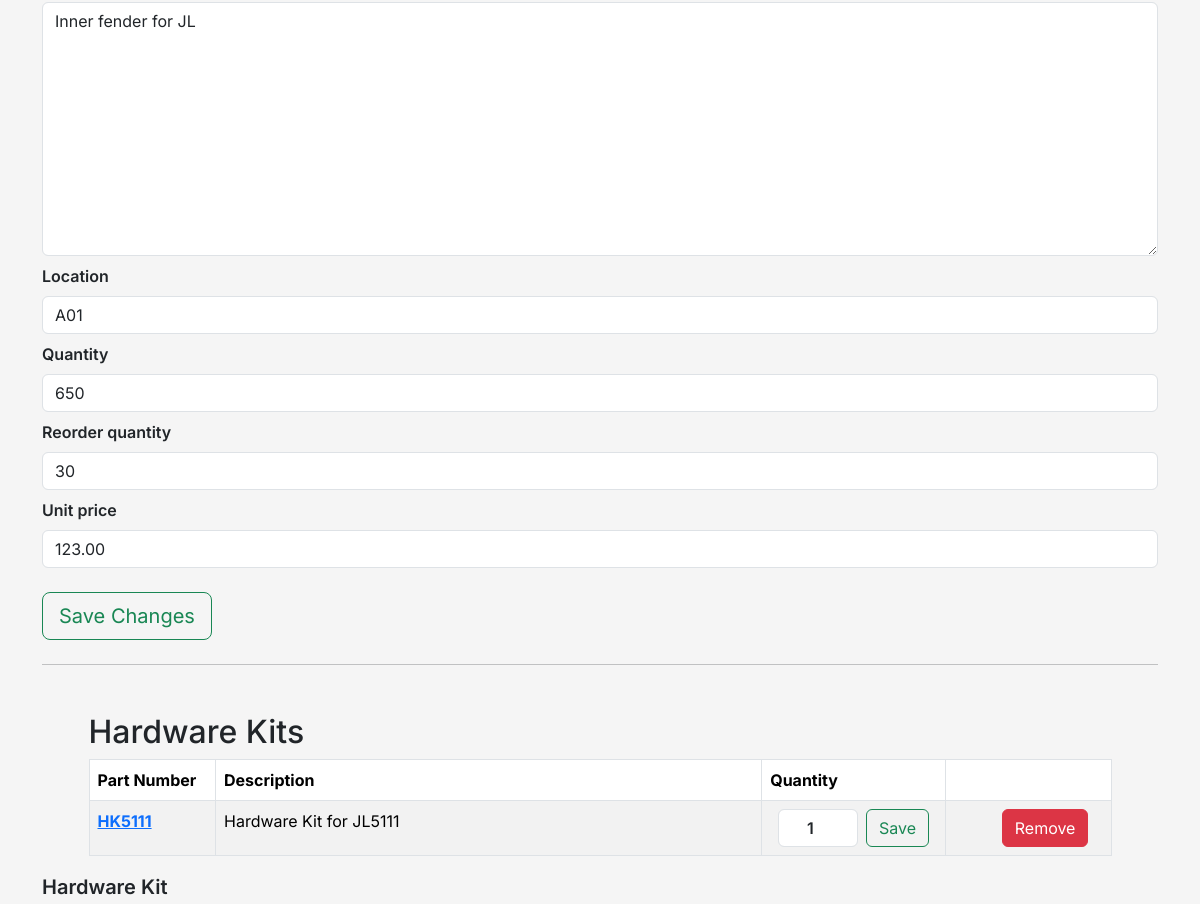
Before: /partsdb/kit/3 (signed in, middle part) with the older database file.
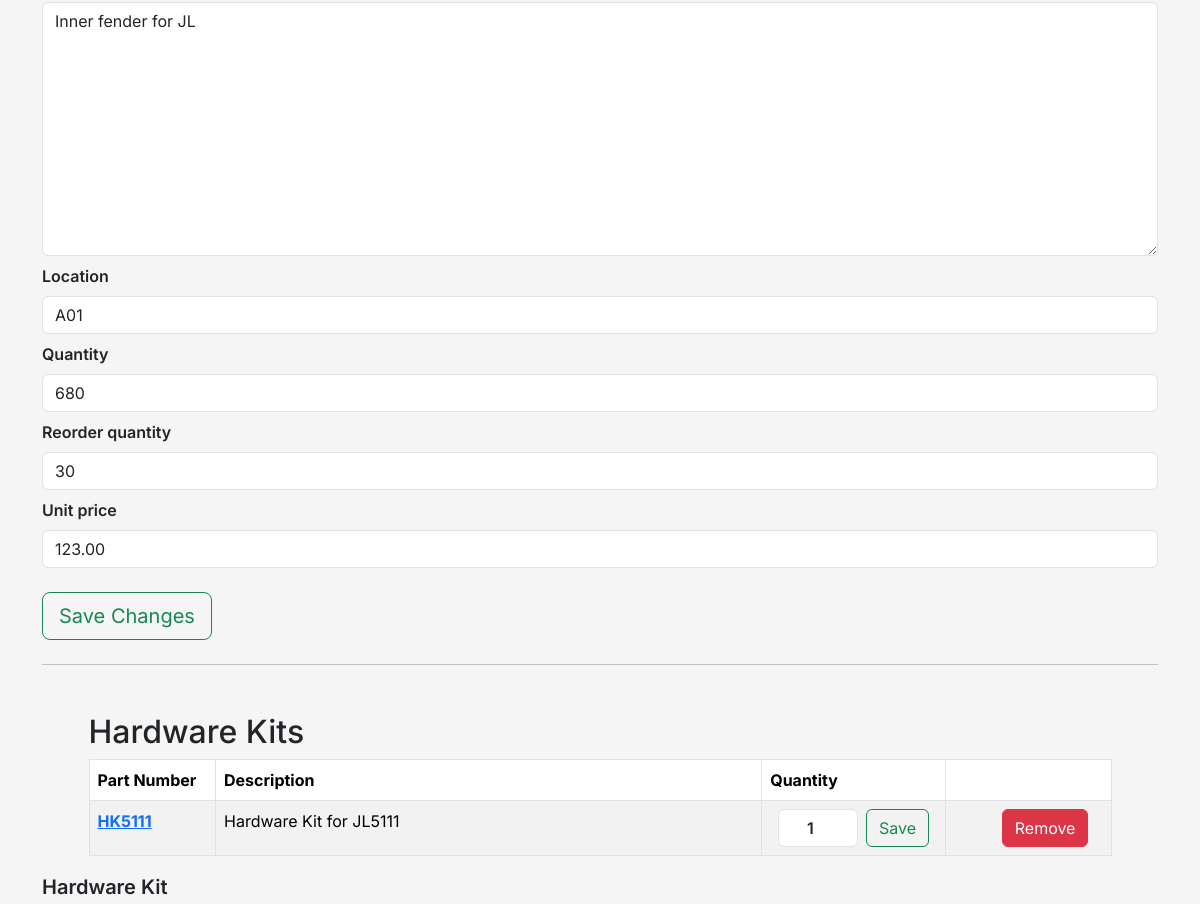
After: the same page with the newer database file.
### partsdatabase/models.py (models this page shows)
class Kit(models.Model):
    def __str__(self):
        return self.name
    name = models.CharField(max_length=10, unique=True)
    description = models.TextField(max_length=500)
    location = models.CharField(max_length=10)
    quantity = models.IntegerField()
    reorder_quantity = models.PositiveIntegerField()
    unit_price = models.DecimalField(decimal_places=2, max_digits=20)
    hardware = models.ManyToManyField(Hardware, through='KitHardwareAssembly', blank=True)
    hardware_kit = models.ManyToManyField(HardwareKit, through='KitHardwareKit', blank=True)
    part = models.ManyToManyField(Part, through='KitPartAssembly', blank=True)

### partsdatabase/views.py (the view)
# urls.py: path('kit/<int:kit_id>', views.details_kit, name='details_kit'),
@login_required
def details_kit(request, kit_id):
    kit = Kit.objects.get(pk=kit_id)
    kit_form = KitForm(request.POST or None, instance=kit)
    kit_hk_form = KitHKAssemblyForm(request.POST or None, kit=kit.id)
    kit_hw_form = KitHardwareAssemblyForm(request.POST or None, kit=kit.id)
    kit_part_form = KitPartAssemblyForm(request.POST or None, kit=kit.id)
    context = {
        'kit': kit,
        'kit_form': kit_form,
        'kit_hk_form': kit_hk_form,
        'kit_hw_form': kit_hw_form,
        'kit_part_form': kit_part_form
    }
    return render(request, 'partsdatabase/kit/details_kit.html', context)

### partsdatabase/forms.py
class KitForm(forms.ModelForm):
    class Meta:
        model = Kit
        fields = ['name', 'description', 'location', 'quantity', 'reorder_quantity', 'unit_price']

class KitHKAssemblyForm(forms.ModelForm):
    def __init__(self, *args, kit=None, **kwargs):
        super().__init__(*args, **kwargs)
        if kit:
            kit_id = Kit.objects.get(pk=kit)
            used_hk = KitHardwareKit.objects.filter(kit=kit_id).values_list('hardware_kit', flat=True)
            available_hk = HardwareKit.objects.exclude(pk__in=used_hk)
            self.fields['hardware_kit'].choices = [('', 'Choose a Hardware Kit')] + [
                (hw.id, f"{hw.name}: {hw.description}")
                for hw in available_hk]
    class Meta:
        model = KitHardwareKit
        fields = '__all__'
        widgets = {
            'kit': forms.HiddenInput(),
            'hardware_kit': forms.Select(attrs={'class': 'form-control'}),
            'quantity': forms.NumberInput(attrs={'class': 'form-control fw-semibold fs-5 text-center'})
        }

### partsdatabase/models.py (called while the page is built)
    def __str__(self):
        return self.name

    def __str__(self):
        return self.name

### partsdatabase/templates/partsdatabase/kit/details_kit.html (shortened to what this page needs)
{%  extends 'partsdatabase/componets/base.html' %}
{%  load static %}
{% block body %}
    <div class="container pt-5">
        {% if user.is_staff %}
            {% include 'partsdatabase/kit/kit_details_form.html' %}
        {% else %}
            {% include 'partsdatabase/kit/kit_info.html' %}
        {% endif %}
        <hr class="mb-5">
        {% include 'partsdatabase/kit/kit_hk.html' %}
    </div>
{% endblock %}

### partsdatabase/templates/partsdatabase/kit/kit_details_form.html (shortened to what this page needs)
<section>
    <form method="POST" action="{% url 'partsdatabase:update_kit' kit.id %}">
        {% for field in kit_form %}
            <div class="control-form mb-2">
                <label for="{{ field.label.lower }}" class="form-label fw-semibold">{{ field.label }}</label>
                {{ field }}
            </div>
        {% endfor %}
        <div class="my-4">
            <button type="submit" class="btn btn-outline-success btn-lg px-3 fs-5">Save Changes</button>
        </div>
    </form>
</section>

Changed rows visible on the page:
changed Kit "Inner fender for JL": quantity "650" → "680"
